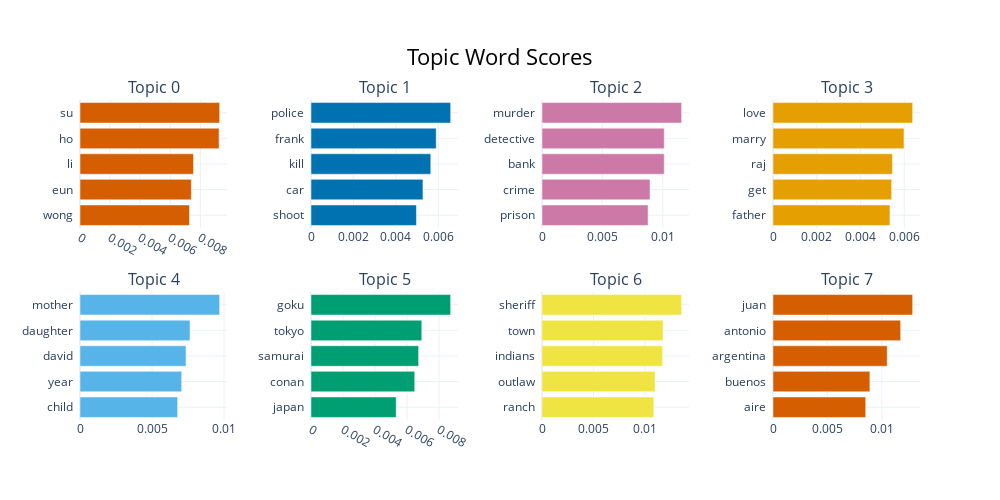

The cell this chart's notebook holds for it:
### Code cell
# Visualise topics by dominant words
topic_model.visualize_barchart()

### Figure 1 — Plotly figure (JSON) as saved in the notebook; plotly's stock layout.template omitted (floating-point values rounded to 4 significant figures)
{"data": [{"marker": {"color": "#D55E00"}, "orientation": "h", "type": "bar", "x": [0.007276, 0.0074, 0.007544, 0.009243, 0.009282], "xaxis": "x", "y": ["wong  ", "eun  ", "li  ", "ho  ", "su  "], "yaxis": "y"}, {"marker": {"color": "#0072B2"}, "orientation": "h", "type": "bar", "x": [0.00497, 0.005277, 0.005647, 0.005902, 0.006583], "xaxis": "x2", "y": ["shoot  ", "car  ", "kill  ", "frank  ", "police  "], "yaxis": "y2"}, {"marker": {"color": "#CC79A7"}, "orientation": "h", "type": "bar", "x": [0.008778, 0.008942, 0.01011, 0.01012, 0.01156], "xaxis": "x3", "y": ["prison  ", "crime  ", "bank  ", "detective  ", "murder  "], "yaxis": "y3"}, {"marker": {"color": "#E69F00"}, "orientation": "h", "type": "bar", "x": [0.005346, 0.005423, 0.005459, 0.005987, 0.006383], "xaxis": "x4", "y": ["father  ", "get  ", "raj  ", "marry  ", "love  "], "yaxis": "y4"}, {"marker": {"color": "#56B4E9"}, "orientation": "h", "type": "bar", "x": [0.006779, 0.00706, 0.007364, 0.007638, 0.009696], "xaxis": "x5", "y": ["child  ", "year  ", "david  ", "daughter  ", "mother  "], "yaxis": "y5"}, {"marker": {"color": "#009E73"}, "orientation": "h", "type": "bar", "x": [0.005322, 0.00648, 0.006723, 0.006921, 0.008724], "xaxis": "x6", "y": ["japan  ", "conan  ", "samurai  ", "tokyo  ", "goku  "], "yaxis": "y6"}, {"marker": {"color": "#F0E442"}, "orientation": "h", "type": "bar", "x": [0.01085, 0.01098, 0.0117, 0.01175, 0.01355], "xaxis": "x7", "y": ["ranch  ", "outlaw  ", "indians  ", "town  ", "sheriff  "], "yaxis": "y7"}, {"marker": {"color": "#D55E00"}, "orientation": "h", "type": "bar", "x": [0.008527, 0.008907, 0.0105, 0.01174, 0.01284], "xaxis": "x8", "y": ["aire  ", "buenos  ", "argentina  ", "antonio  ", "juan  "], "yaxis": "y8"}], "layout": {"annotations": [{"font": {"size": 16}, "showarrow": false, "text": "Topic 0", "x": 0.0875, "xanchor": "center", "xref": "paper", "y": 1, "yanchor": "bottom", "yref": "paper"}, {"font": {"size": 16}, "showarrow": false, "text": "Topic 1", "x": 0.3625, "xanchor": "center", "xref": "paper", "y": 1, "yanchor": "bottom", "yref": "paper"}, {"font": {"size": 16}, "showarrow": false, "text": "Topic 2", "x": 0.6375, "xanchor": "center", "xref": "paper", "y": 1, "yanchor": "bottom", "yref": "paper"}, {"font": {"size": 16}, "showarrow": false, "text": "Topic 3", "x": 0.9125, "xanchor": "center", "xref": "paper", "y": 1, "yanchor": "bottom", "yref": "paper"}, {"font": {"size": 16}, "showarrow": false, "text": "Topic 4", "x": 0.0875, "xanchor": "center", "xref": "paper", "y": 0.4, "yanchor": "bottom", "yref": "paper"}, {"font": {"size": 16}, "showarrow": false, "text": "Topic 5", "x": 0.3625, "xanchor": "center", "xref": "paper", "y": 0.4, "yanchor": "bottom", "yref": "paper"}, {"font": {"size": 16}, "showarrow": false, "text": "Topic 6", "x": 0.6375, "xanchor": "center", "xref": "paper", "y": 0.4, "yanchor": "bottom", "yref": "paper"}, {"font": {"size": 16}, "showarrow": false, "text": "Topic 7", "x": 0.9125, "xanchor": "center", "xref": "paper", "y": 0.4, "yanchor": "bottom", "yref": "paper"}], "height": 500, "hoverlabel": {"bgcolor": "white", "font": {"family": "Rockwell", "size": 16}}, "showlegend": false, "title": {"font": {"color": "Black", "size": 22}, "text": "Topic Word Scores", "x": 0.5, "xanchor": "center", "yanchor": "top"}, "width": 1000, "xaxis": {"anchor": "y", "domain": [0, 0.175], "showgrid": true}, "xaxis2": {"anchor": "y2", "domain": [0.275, 0.45], "showgrid": true}, "xaxis3": {"anchor": "y3", "domain": [0.55, 0.725], "showgrid": true}, "xaxis4": {"anchor": "y4", "domain": [0.825, 1], "showgrid": true}, "xaxis5": {"anchor": "y5", "domain": [0, 0.175], "showgrid": true}, "xaxis6": {"anchor": "y6", "domain": [0.275, 0.45], "showgrid": true}, "xaxis7": {"anchor": "y7", "domain": [0.55, 0.725], "showgrid": true}, "xaxis8": {"anchor": "y8", "domain": [0.825, 1], "showgrid": true}, "yaxis": {"anchor": "x", "domain": [0.6, 1], "showgrid": true}, "yaxis2": {"anchor": "x2", "domain": [0.6, 1], "showgrid": true}, "yaxis3": {"anchor": "x3", "domain": [0.6, 1], "showgrid": true}, "yaxis4": {"anchor": "x4", "domain": [0.6, 1], "showgrid": true}, "yaxis5": {"anchor": "x5", "domain": [0, 0.4], "showgrid": true}, "yaxis6": {"anchor": "x6", "domain": [0, 0.4], "showgrid": true}, "yaxis7": {"anchor": "x7", "domain": [0, 0.4], "showgrid": true}, "yaxis8": {"anchor": "x8", "domain": [0, 0.4], "showgrid": true}}}
